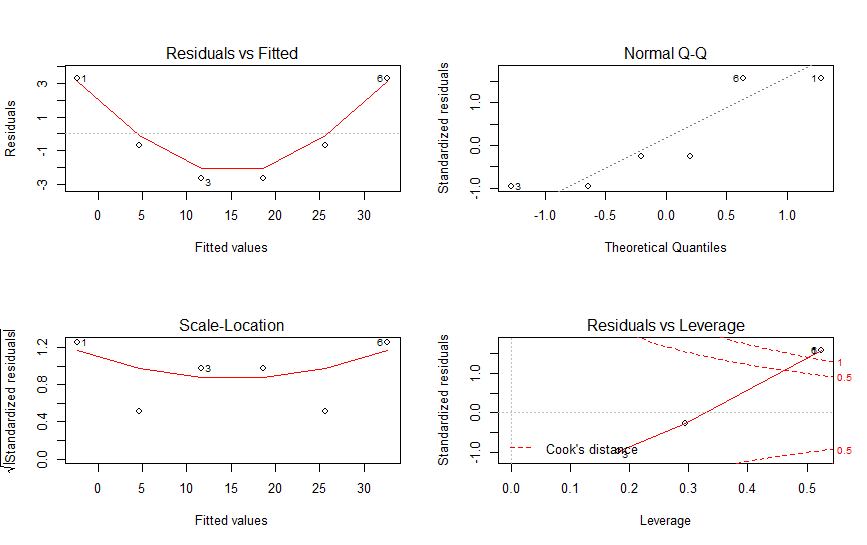

Reproduce this figure in R.
x <- 1:6  # Create vector.
y <- x^2  # Create vector by formula.
print(y)  # Print the vector's contents.

mean(y)  # Arithmetic mean of vector.


var(y)  # Sample variance of vector.


model <- lm(y ~ x)  # Linear regression model y = A + B * x.
print(model)  # Print the model's results.

summary(model)  # Display an in-depth summary of the model.

par(mfrow = c(2, 2))  # Create a 2 by 2 layout for figures.
plot(model)  # Output diagnostic plots of the model.
